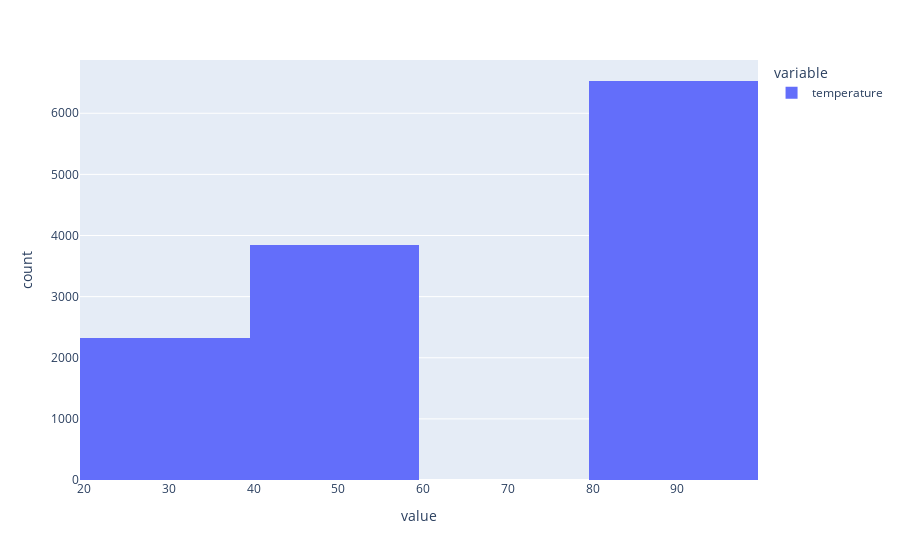

Notebook code for this chart:
### Markdown cell above
6. Use a histogram to visualize the temperature column.

### Code cell
fig = px.histogram(data['temperature'])
fig.show()

### Figure 1 — Plotly figure (JSON) as saved in the notebook; plotly's stock layout.template omitted (floating-point values rounded to 4 significant figures; data arrays with more than 128 entries replaced by an {"elided": "..."} marker saying what was removed)
{"data": [{"alignmentgroup": "True", "bingroup": "x", "hovertemplate": "variable=temperature<br>value=%{x}<br>count=%{y}<extra></extra>", "legendgroup": "temperature", "marker": {"color": "#636efa", "pattern": {"shape": ""}}, "name": "temperature", "offsetgroup": "temperature", "orientation": "v", "showlegend": true, "type": "histogram", "x": {"elided": "12684 int values"}, "xaxis": "x", "yaxis": "y"}], "layout": {"barmode": "relative", "legend": {"title": {"text": "variable"}, "tracegroupgap": 0}, "margin": {"t": 60}, "xaxis": {"anchor": "y", "domain": [0, 1], "title": {"text": "value"}}, "yaxis": {"anchor": "x", "domain": [0, 1], "title": {"text": "count"}}}}
